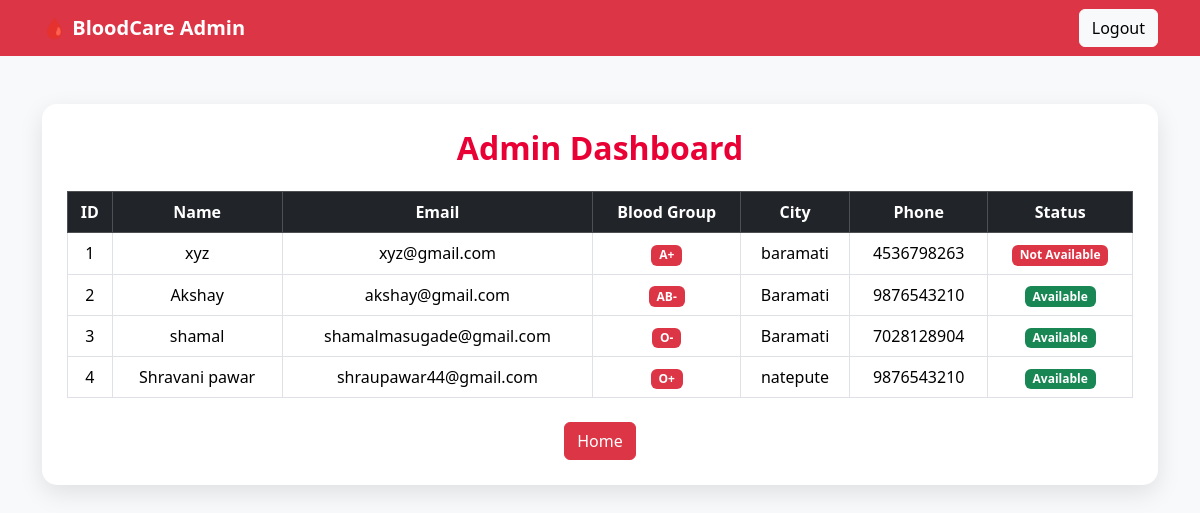
Page /admin (signed in) on the committed database.
### tables this page shows
CREATE TABLE donors(
    id INTEGER PRIMARY KEY AUTOINCREMENT,
    name TEXT,
    email TEXT UNIQUE,
    password TEXT,
    blood_group TEXT,
    city TEXT,
    phone TEXT,
    availability TEXT
);

### app.py (the view)
@app.route("/admin")
def admin():
    if session.get("admin") != "admin":
        return redirect("/admin_login")
    conn=get_db()
    cursor=conn.cursor()
    cursor.execute("SELECT * FROM donors")
    donors=cursor.fetchall()
    conn.close()
    return render_template(
        "admin.html",
        donors=donors
    )

### app.py (called while the page is built)
def get_db():
    conn = sqlite3.connect("blood.db")
    conn.row_factory = sqlite3.Row
    return conn

### templates/admin.html (shortened to what this page needs)
<!DOCTYPE html>
<html>
<head>
<link href="https://cdn.jsdelivr.net/npm/bootstrap@5.3.3/dist/css/bootstrap.min.css" rel="stylesheet">
</head>
<body>
<nav class="navbar navbar-dark bg-danger">
<div class="container">
<span class="navbar-brand fw-bold">
🩸 BloodCare Admin
</span>
<a href="/admin_logout" class="btn btn-light">
Logout
</a>
</div>
</nav>
<div class="container mt-5">
<div class="dashboard-card">
<h2 class="text-center header mb-4">
Admin Dashboard
</h2>
<table class="table table-bordered table-hover text-center">
<thead class="table-dark">
<tr>
<th>ID</th>
<th>Name</th>
<th>Email</th>
<th>Blood Group</th>
<th>City</th>
<th>Phone</th>
<th>Status</th>
</tr>
</thead>
<tbody>
{% for donor in donors %}
<tr>
<td>{{ donor["id"] }}</td>
<td>{{ donor["name"] }}</td>
<td>{{ donor["email"] }}</td>
<td>
<span class="badge bg-danger">
{{ donor["blood_group"] }}
</span>
</td>
<td>{{ donor["city"] }}</td>
<td>{{ donor["phone"] }}</td>
<td>
{% if donor["availability"] == "Available" %}
<span class="badge badge-available">
Available
</span>
{% else %}
<span class="badge badge-unavailable">
Not Available
</span>
{% endif %}
</td>
</tr>
{% endfor %}
</tbody>
</table>
<div class="text-center mt-4">
<a href="/" class="btn btn-danger">
Home
</a>
</div>
</div>
</div>
</body>
</html>

### templates/admin.html (style rules this page uses)
body { background:#f8f9fa; }
.dashboard-card { background:white; padding:25px; border-radius:15px; box-shadow:0 8px 25px rgba(0,0,0,0.1); }
.header { color:#e90035; font-weight:bold; }
.badge-available { background:#198754; }
.badge-unavailable { background:#dc3545; }

### rows in the picture
donors: id "1", name "xyz", email "xyz@gmail.com", blood_group "A+", city "baramati", phone "4536798263", availability "Not Available"
donors: id "2", name "Akshay", email "akshay@gmail.com", blood_group "AB-", city "Baramati", phone "9876543210", availability "Available"
donors: id "3", name "shamal", email "shamalmasugade@gmail.com", blood_group "O-", city "Baramati", phone "7028128904", availability "Available"
donors: id "4", name "Shravani pawar", email "shraupawar44@gmail.com", blood_group "O+", city "natepute", phone "9876543210", availability "Available"
